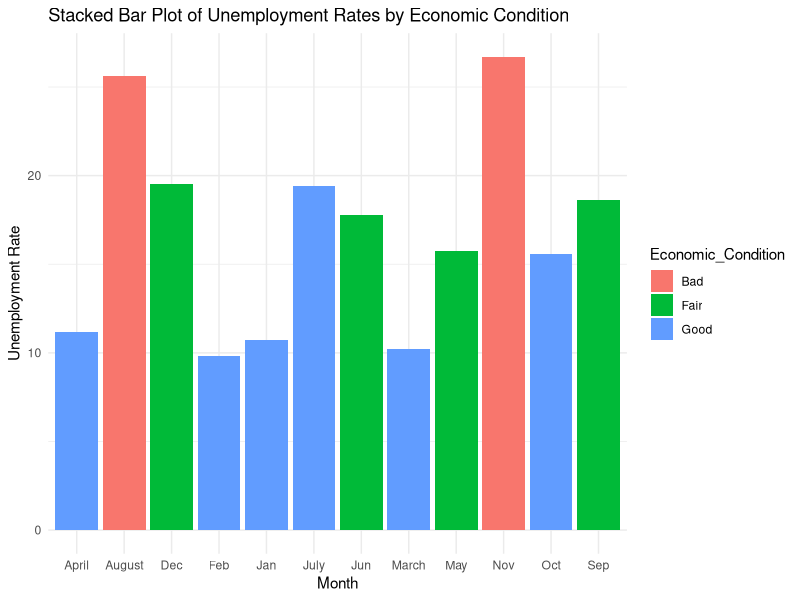
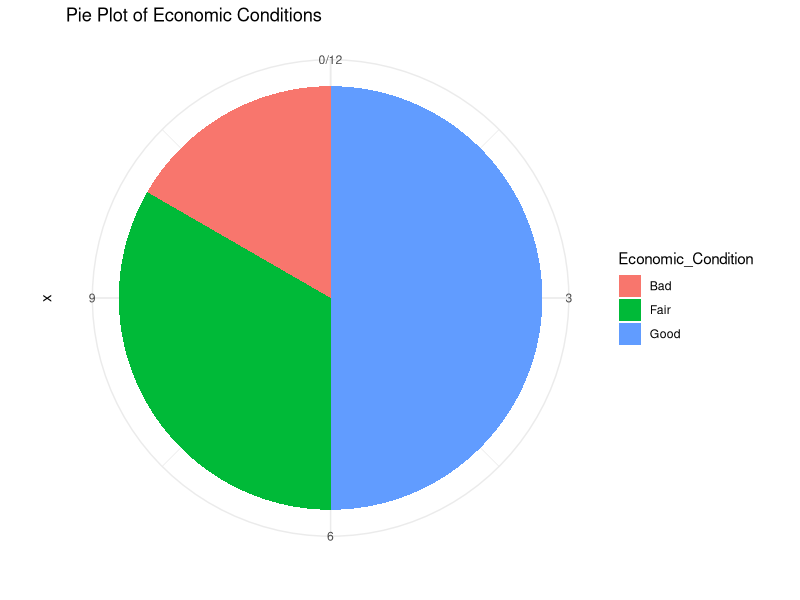
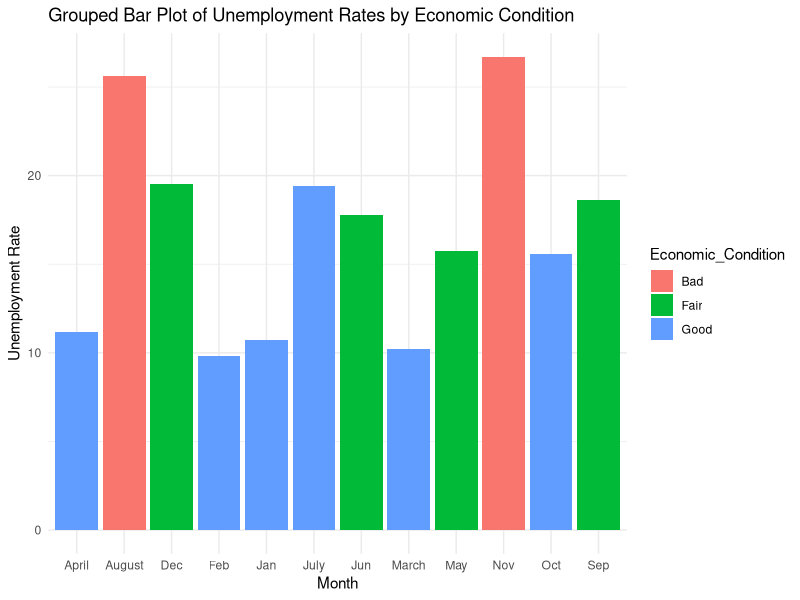

Generate these figures, in order, with R:

library(ggplot2)
library(dplyr)
library(tidyr)

data <- data.frame(
  Month = c("Jan", "Feb", "March", "April", "May", "Jun", "July", "August", "Sep", "Oct", "Nov", "Dec"),
  Economic_Condition = c("Good", "Good", "Good", "Good", "Fair", "Fair", "Good", "Bad", "Fair", "Good", "Bad", "Fair"),
  Unemployment_Rate = c(10.7, 9.8, 10.2, 11.2, 15.75, 17.8, 19.4, 25.6, 18.6, 15.6, 26.7, 19.5)
)

# Stacked Bar Plot
stacked_data <- data %>%
  pivot_wider(names_from = Economic_Condition, values_from = Unemployment_Rate, values_fill = list(Unemployment_Rate = 0)) %>%
  pivot_longer(cols = -Month, names_to = "Economic_Condition", values_to = "Unemployment_Rate")

ggplot(stacked_data, aes(x = Month, y = Unemployment_Rate, fill = Economic_Condition)) +
  geom_bar(stat = "identity") +
  labs(title = "Stacked Bar Plot of Unemployment Rates by Economic Condition", y = "Unemployment Rate") +
  theme_minimal()

# Pie Plot
pie_data <- data %>%
  count(Economic_Condition)

ggplot(pie_data, aes(x = "", y = n, fill = Economic_Condition)) +
  geom_bar(stat = "identity", width = 1) +
  coord_polar(theta = "y") +
  labs(title = "Pie Plot of Economic Conditions", y = "") +
  theme_minimal()

# Grouped Bar Plot
ggplot(data, aes(x = Month, y = Unemployment_Rate, fill = Economic_Condition)) +
  geom_bar(stat = "identity", position = "dodge") +
  labs(title = "Grouped Bar Plot of Unemployment Rates by Economic Condition", y = "Unemployment Rate") +
  theme_minimal()

